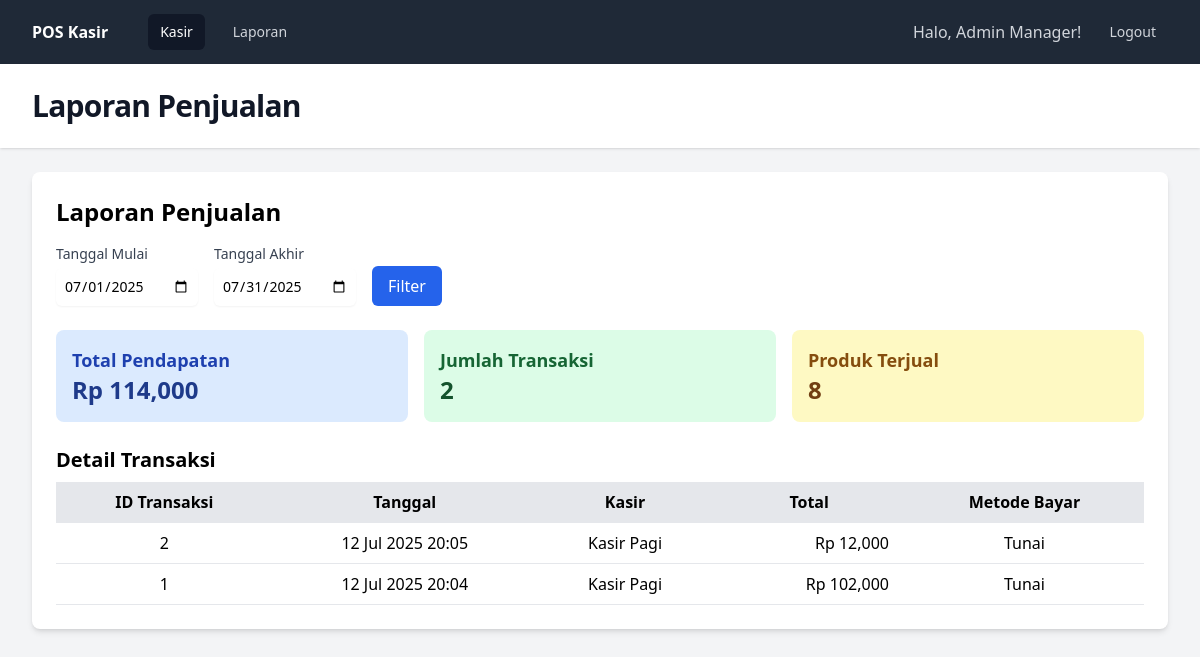
The app's page /reports (signed in), older data.
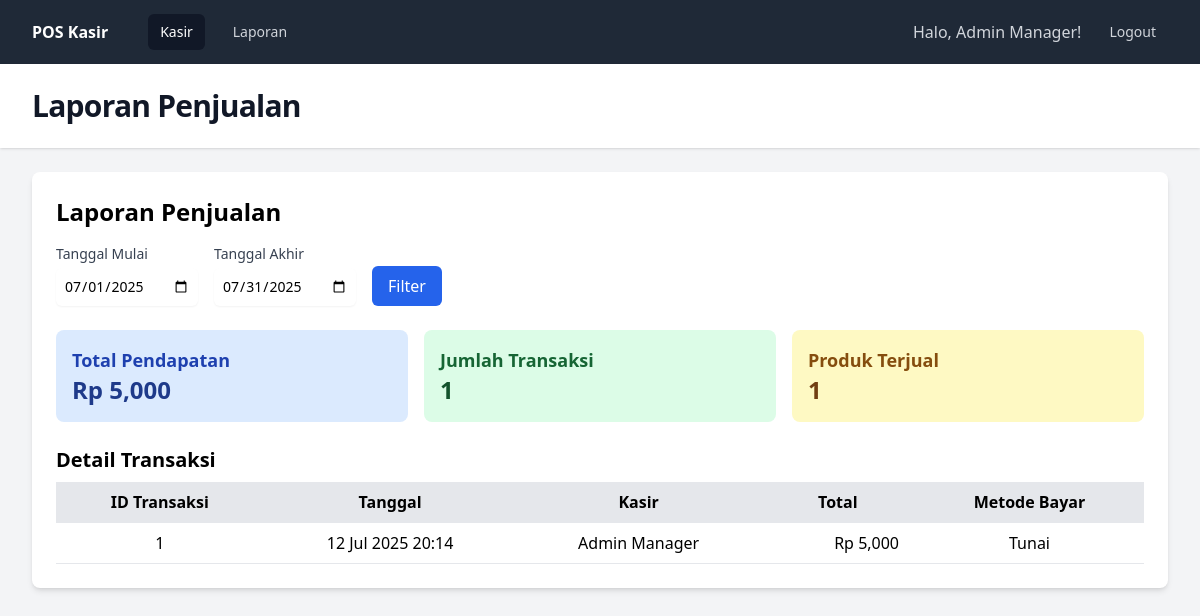
The same page, newer data.
### tables this page shows
CREATE TABLE transactions (
    id INTEGER PRIMARY KEY AUTOINCREMENT,
    employee_id INTEGER NOT NULL,
    final_amount REAL NOT NULL,
    payment_method TEXT NOT NULL,
    status TEXT DEFAULT 'Completed',
    transaction_date DATETIME DEFAULT CURRENT_TIMESTAMP,
    FOREIGN KEY (employee_id) REFERENCES employees(id)
);

CREATE TABLE employees (
    id INTEGER PRIMARY KEY AUTOINCREMENT,
    name TEXT NOT NULL,
    username TEXT NOT NULL UNIQUE,
    password TEXT NOT NULL,
    role_id INTEGER,
    is_active INTEGER DEFAULT 1,
    FOREIGN KEY (role_id) REFERENCES roles(id)
);

### src/views/reports/sales.php (the view, shortened to what this page needs)
<div class="bg-white p-6 rounded-lg shadow-md">
    <h2 class="text-2xl font-bold mb-4">Laporan Penjualan</h2>
    <div class="mb-6">
        <form method="GET" action="/reports" class="flex items-end space-x-4">
            <div>
                <label for="start_date" class="block text-sm font-medium text-gray-700">Tanggal Mulai</label>
                <input type="date" name="start_date" id="start_date" value="<?= htmlspecialchars($startDate) ?>" class="mt-1 block w-full rounded-md border-gray-300 shadow-sm focus:border-indigo-500 focus:ring-indigo-500 sm:text-sm p-2">
            </div>
            <div>
                <label for="end_date" class="block text-sm font-medium text-gray-700">Tanggal Akhir</label>
                <input type="date" name="end_date" id="end_date" value="<?= htmlspecialchars($endDate) ?>" class="mt-1 block w-full rounded-md border-gray-300 shadow-sm focus:border-indigo-500 focus:ring-indigo-500 sm:text-sm p-2">
            </div>
            <button type="submit" class="bg-blue-600 text-white px-4 py-2 rounded-md hover:bg-blue-700">Filter</button>
        </form>
    </div>
    <div class="grid grid-cols-1 md:grid-cols-3 gap-4 mb-6">
        <div class="bg-blue-100 p-4 rounded-lg">
            <h3 class="text-lg font-semibold text-blue-800">Total Pendapatan</h3>
            <p class="text-2xl font-bold text-blue-900">Rp <?= number_format($summary['total_revenue'] ?? 0) ?></p>
        </div>
        <div class="bg-green-100 p-4 rounded-lg">
            <h3 class="text-lg font-semibold text-green-800">Jumlah Transaksi</h3>
            <p class="text-2xl font-bold text-green-900"><?= $summary['total_transactions'] ?? 0 ?></p>
        </div>
        <div class="bg-yellow-100 p-4 rounded-lg">
            <h3 class="text-lg font-semibold text-yellow-800">Produk Terjual</h3>
            <p class="text-2xl font-bold text-yellow-900"><?= $summary['total_items_sold'] ?? 0 ?></p>
        </div>
    </div>
    <h3 class="text-xl font-bold mb-2">Detail Transaksi</h3>
    <div class="overflow-x-auto">
        <table class="min-w-full bg-white">
            <thead class="bg-gray-200">
                <tr>
                    <th class="py-2 px-4 border-b">ID Transaksi</th>
                    <th class="py-2 px-4 border-b">Tanggal</th>
                    <th class="py-2 px-4 border-b">Kasir</th>
                    <th class="py-2 px-4 border-b">Total</th>
                    <th class="py-2 px-4 border-b">Metode Bayar</th>
                </tr>
            </thead>
            <tbody>
                <?php foreach ($transactions as $tx): ?>
                <tr class="hover:bg-gray-50">
                    <td class="py-2 px-4 border-b text-center"><?= $tx['id'] ?></td>
                    <td class="py-2 px-4 border-b text-center"><?= date('d M Y H:i', strtotime($tx['transaction_date'])) ?></td>
                    <td class="py-2 px-4 border-b text-center"><?= htmlspecialchars($tx['employee_name']) ?></td>
                    <td class="py-2 px-4 border-b text-right">Rp <?= number_format($tx['final_amount']) ?></td>
                    <td class="py-2 px-4 border-b text-center"><?= htmlspecialchars($tx['payment_method']) ?></td>
                </tr>
                <?php endforeach; ?>
            </tbody>
        </table>
    </div>
</div>

### public/index.php (shortened to what this page needs)
<?php
$requestUri = strtok($_SERVER["REQUEST_URI"], '?');
function render_view($viewName, $layout, $data = []) {
    extract($data);
    require __DIR__ . '/../src/views/layouts/' . $layout . '.php';
}
$db = Database::getInstance()->getConnection();
switch ($requestUri) {
    case '/reports':
        $startDate = $_GET['start_date'] ?? date('Y-m-01');
        $endDate = $_GET['end_date'] ?? date('Y-m-t');
        $startDateQuery = $startDate . ' 00:00:00';
        $endDateQuery = $endDate . ' 23:59:59';
        $stmt = $db->prepare(
            "SELECT t.*, e.name as employee_name
             FROM transactions t
             JOIN employees e ON t.employee_id = e.id
             WHERE t.transaction_date BETWEEN ? AND ?
             ORDER BY t.transaction_date DESC"
        );
        $stmt->execute([$startDateQuery, $endDateQuery]);
        $transactions = $stmt->fetchAll();
        $stmt = $db->prepare(
            "SELECT
                SUM(final_amount) as total_revenue,
                COUNT(id) as total_transactions,
                (SELECT SUM(quantity) FROM transaction_items WHERE transaction_id IN (SELECT id FROM transactions WHERE transaction_date BETWEEN ? AND ?)) as total_items_sold
             FROM transactions
             WHERE transaction_date BETWEEN ? AND ?"
        );
        $stmt->execute([$startDateQuery, $endDateQuery, $startDateQuery, $endDateQuery]);
        $summary = $stmt->fetch();
        render_view('reports/sales', 'app', [
            'title' => 'Laporan Penjualan',
            'transactions' => $transactions,
            'summary' => $summary,
            'startDate' => $startDate,
            'endDate' => $endDate
        ]);
        break;
}

### src/views/layouts/app.php (shortened to what this page needs)
<!DOCTYPE html>
<html lang="id" class="h-full bg-gray-100">
<head>
    <script src="https://cdn.tailwindcss.com"></script>
</head>
<body class="h-full">
    <div class="min-h-full">
        <nav class="bg-gray-800">
            <div class="mx-auto max-w-7xl px-4 sm:px-6 lg:px-8">
                <div class="flex h-16 items-center justify-between">
                    <div class="flex items-center">
                        <div class="flex-shrink-0">
                            <h1 class="text-white font-bold">POS Kasir</h1>
                        </div>
                        <div class="hidden md:block">
                            <div class="ml-10 flex items-baseline space-x-4">
                                <a href="/" class="bg-gray-900 text-white rounded-md px-3 py-2 text-sm font-medium">Kasir</a>
                                <?php if (isset($_SESSION['role_id']) && $_SESSION['role_id'] == 1) :  ?>
                                <a href="/reports" class="text-gray-300 hover:bg-gray-700 hover:text-white rounded-md px-3 py-2 text-sm font-medium">Laporan</a>
                                <?php endif; ?>
                            </div>
                        </div>
                    </div>
                    <div class="hidden md:block">
                       <div class="ml-4 flex items-center md:ml-6">
                            <span class="text-gray-300 mr-4">Halo, <?= htmlspecialchars($_SESSION['user_name'] ?? 'Guest') ?>!</span>
                            <a href="/logout" class="text-gray-300 hover:bg-gray-700 hover:text-white rounded-md px-3 py-2 text-sm font-medium">Logout</a>
                       </div>
                    </div>
                </div>
            </div>
        </nav>
        <header class="bg-white shadow">
            <div class="mx-auto max-w-7xl px-4 py-6 sm:px-6 lg:px-8">
                <h1 class="text-3xl font-bold tracking-tight text-gray-900"><?= $title ?? 'Dashboard' ?></h1>
            </div>
        </header>
        <main>
            <div class="mx-auto max-w-7xl py-6 sm:px-6 lg:px-8">
                <?php include $view; ?>
            </div>
        </main>
    </div>
</body>
</html>

Row changes from the older to the newer data that the page shows:
removed transactions: id "2", transaction_date "12 Jul 2025 20:05", employee.name "Kasir Pagi", final_amount "12,000", payment_method "Tunai"
changed transactions "Tunai": transaction_date "12 Jul 2025 20:04" → "12 Jul 2025 20:14"; employee.name "Kasir Pagi" → "Admin Manager"; final_amount "102,000" → "5,000"
Text that changed along with them:
$summary['total_revenue']: "114,000" → "5,000"
$summary['total_transactions']: "2" → "1"
$summary['total_items_sold']: "8" → "1"
